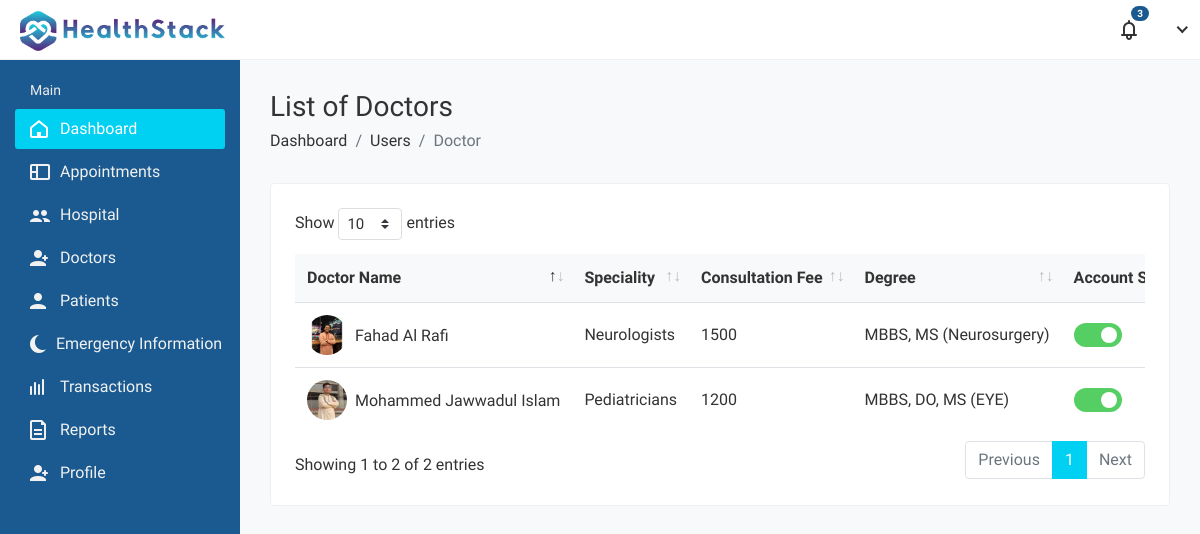
/hospital_admin/doctor-list/, run on the app's committed database.
### doctor/models.py (models this page shows, shortened)
class Doctor_Information(models.Model):
    DOCTOR_TYPE = (
        ('Cardiologists', 'Cardiologists'),
        ('Neurologists', 'Neurologists'),
        ('Pediatricians', 'Pediatricians'),
        ('Physiatrists', 'Physiatrists'),
        ('Dermatologists', 'Dermatologists'),
    )
    doctor_id = models.AutoField(primary_key=True)
    user = models.OneToOneField(
        User, on_delete=models.CASCADE, null=True, blank=True, related_name='profile')
    name = models.CharField(max_length=200, null=True, blank=True)
    username = models.CharField(max_length=200, null=True, blank=True)
    degree = models.CharField(max_length=200, null=True, blank=True)
    department = models.CharField(
        max_length=200, choices=DOCTOR_TYPE, null=True, blank=True)
    featured_image = models.ImageField(
        upload_to='doctors/', default='doctors/user-default.png', null=True, blank=True)
    email = models.EmailField(max_length=200, null=True, blank=True)
    phone_number = models.IntegerField(null=True, blank=True)
    visiting_hour = models.CharField(max_length=200, null=True, blank=True)
    consultation_fee = models.IntegerField(null=True, blank=True)
    report_fee = models.IntegerField(null=True, blank=True)
    dob = models.DateField(null=True, blank=True)
    hospital_name = models.ForeignKey(
        Hospital_Information, on_delete=models.CASCADE, null=True, blank=True)

### hospital_admin/views.py (the view)
# urls.py: path('doctor-list/', views.doctor_list,name='doctor-list'),
def doctor_list(request):
    doctors = Doctor_Information.objects.all()
    return render(request, 'hospital_admin/doctor-list.html', {'all': doctors})

### templates/hospital_admin/doctor-list.html (shortened to what this page needs)
{%load static%}
<!DOCTYPE html>
<html lang="en">
<head>
        <link rel="stylesheet" href="{% static 'HealthStack-System/css/admin/bootstrap.min.css'%}">
        <link rel="stylesheet" href="{% static 'HealthStack-System/css/admin/font-awesome.min.css'%}">
        <link rel="stylesheet" href="{% static 'HealthStack-System/admin_assets/css/feathericon.min.css'%}">
		<link rel="stylesheet" href="{% static 'HealthStack-System/plugins/admin/datatables/datatables.min.css'%}">
        <link rel="stylesheet" href="{% static 'HealthStack-System/css/admin/style.css'%}">
    </head>
    <body>
        <div class="main-wrapper">
            <div class="main-wrapper">
				<header class="header">{% include 'hospital_admin/hospital-admin-navbar.html' %}</header>
            <aside class="sidebar" id="sidebar">
				{% include 'hospital_admin/hospital-admin-sidebar.html' %} </aside>
            <div class="page-wrapper">
                <div class="content container-fluid">
					<div class="page-header">
						<div class="row">
							<div class="col-sm-12">
								<h3 class="page-title">List of Doctors</h3>
								<ul class="breadcrumb">
									<li class="breadcrumb-item"><a href="index.html">Dashboard</a></li>
									<li class="breadcrumb-item"><a href="javascript:(0);">Users</a></li>
									<li class="breadcrumb-item active">Doctor</li>
								</ul>
							</div>
						</div>
					</div>
					<div class="row">
						<div class="col-sm-12">
							<div class="card">
								<div class="card-body">
									<div class="table-responsive">
										<table class="datatable table table-hover table-center mb-0">
											<thead>
												<tr>
													<th>Doctor Name</th>
													<th>Speciality</th>
													<th>Consultation Fee</th>
													<th>Degree</th>
													<th>Account Status</th>
													</tr>
													<tbody>
														{% for doctor in all%}
														<tr>
															<td>
																<h2 class="table-avatar">
																	<a href="profile.html" class="avatar avatar-sm mr-2"><img class="avatar-img rounded-circle" src="{{doctor.featured_image.url}}" alt="User Image"></a>
																	<a href="profile.html">{{doctor.name}}</a>
																</h2>
															</td>
															<td>{{doctor.department}}</td>
															<td>{{doctor.consultation_fee}}</td>
															<td>{{doctor.degree}}</td>
															<td>
																<div class="status-toggle">
																	<label for="status_1" class="checktoggle">checkbox</label>
																</div>
															</td>
														</tr>
														{% endfor %}
													</tbody>
											</thead>
        </div>
    </body>
</html>

### data on the page
Doctor_Information: featured_image (picture), name "Mohammed Jawwadul Islam", department "Pediatricians", consultation_fee "1200", degree "MBBS, DO, MS (EYE)"
Doctor_Information: featured_image (picture), name "Fahad Al Rafi", department "Neurologists", consultation_fee "1500", degree "MBBS, MS (Neurosurgery)"
